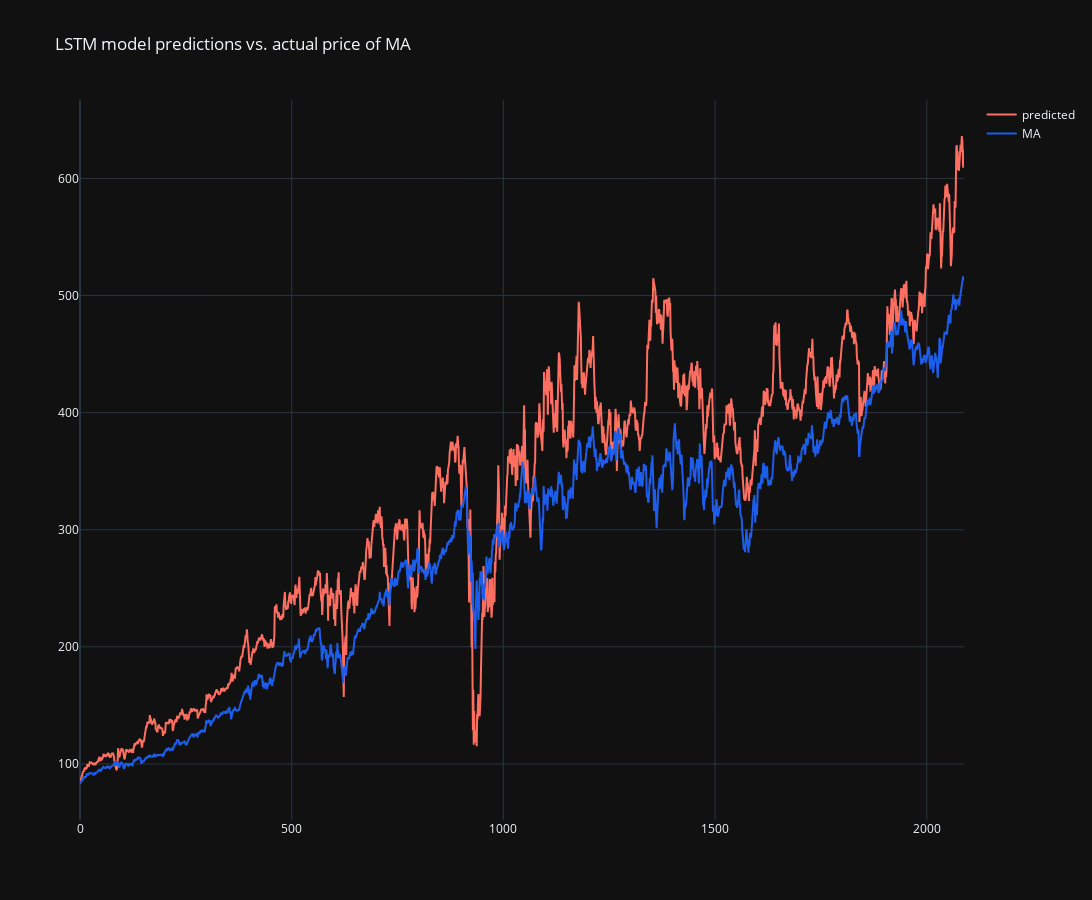

Source (notebook cell):
### Code cell
trace_0 = go.Scatter(y=results_df['theta_hat'],
                     name='predicted',
                     mode='lines',
                     marker= {'color':'#FF6F61','opacity':0.9})

trace_1 = go.Scatter(y=results_df['theta'],
                     name=df2.columns[0],
                     mode='lines',
                     marker= {'color':'#1d5dec','opacity':0.9})

data = [trace_0,trace_1]


layout = go.Layout(title=f"LSTM model predictions vs. actual price of {df2.columns[0]}",
                  template='plotly_dark',
                   height=900,
                   width=1500)

fig = go.Figure(data,layout=layout)
fig.show()

### Figure 1 — Plotly figure (JSON) as saved in the notebook; plotly's stock layout.template omitted (floating-point values rounded to 4 significant figures; data arrays with more than 128 entries replaced by an {"elided": "..."} marker saying what was removed)
{"data": [{"marker": {"color": "#FF6F61", "opacity": 0.9}, "mode": "lines", "name": "predicted", "type": "scatter", "y": {"elided": "2089 float values"}}, {"marker": {"color": "#1d5dec", "opacity": 0.9}, "mode": "lines", "name": "MA", "type": "scatter", "y": {"elided": "2089 float values"}}], "layout": {"height": 900, "title": {"text": "LSTM model predictions vs. actual price of MA"}, "width": 1500}}
